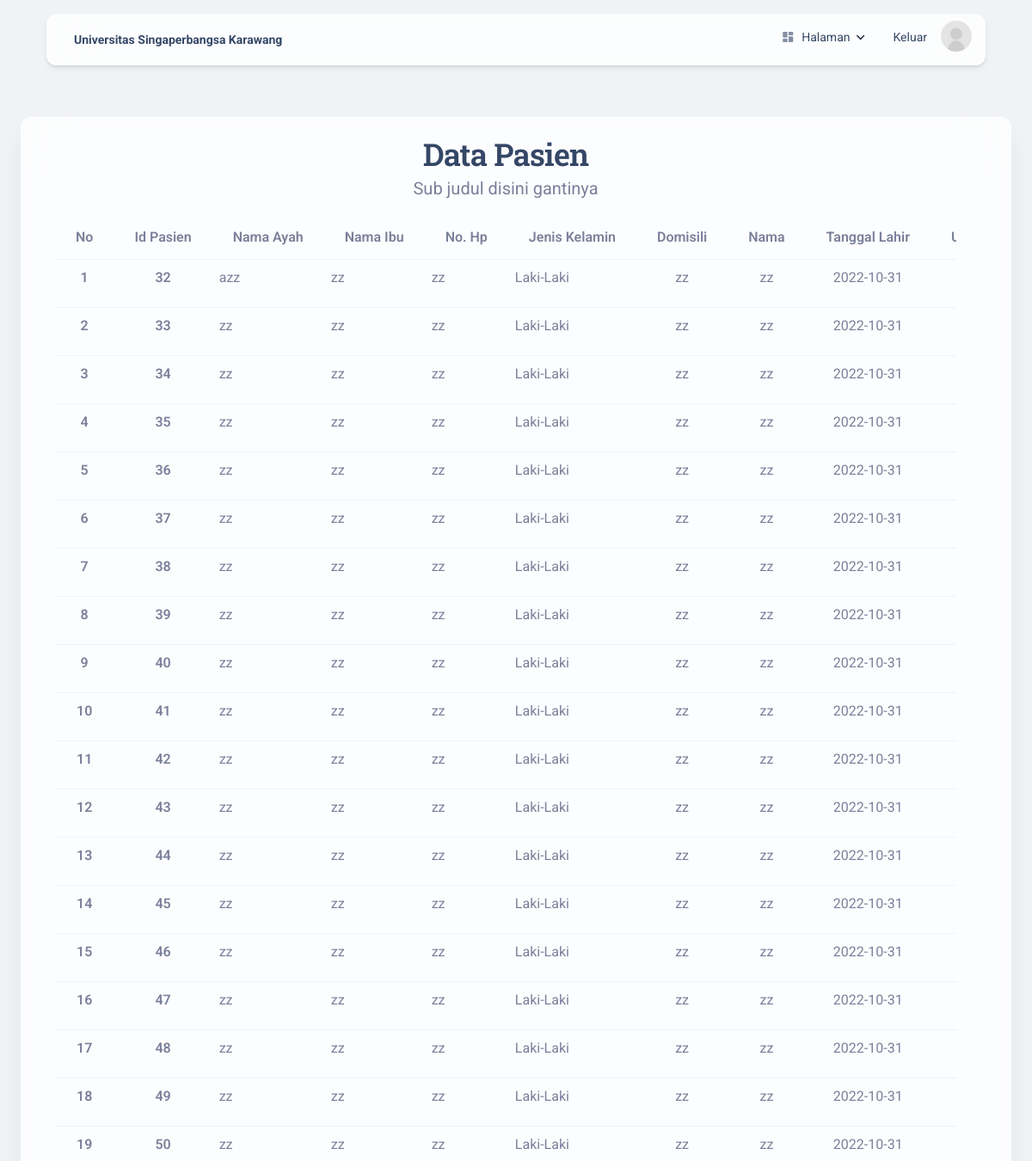
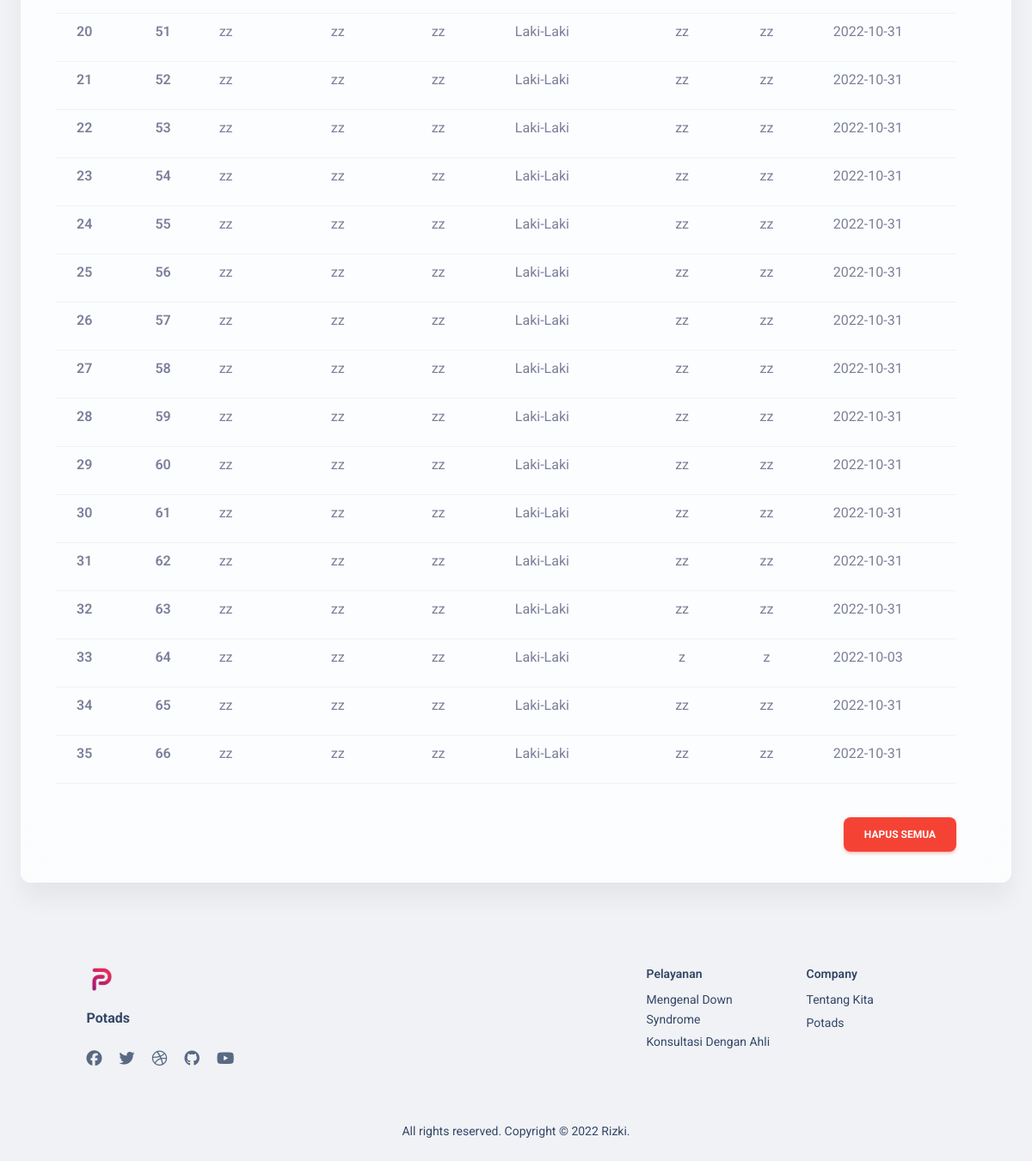
The app's page /pages/adminpasien.php (signed in) with its own data (2 pictures, top to bottom).
### tables this page shows
CREATE TABLE `pasien` (
  `id_pasien` int(11) NOT NULL,
  `nama_ayah` text DEFAULT NULL,
  `nama_ibu` text DEFAULT NULL,
  `nomor_hp` text DEFAULT NULL,
  `jenis_kelamin` text DEFAULT NULL,
  `kota_domisili` text DEFAULT NULL,
  `nama_pasien` text DEFAULT NULL,
  `tanggal_lahir` text DEFAULT NULL,
  `umur` text DEFAULT NULL
);

### pages/adminpasien.php (the view, shortened to what this page needs)
<!DOCTYPE html>
<html lang="en" itemscope itemtype="http://schema.org/WebPage">
<head>
    <link href="../assets/css/nucleo-icons.css" rel="stylesheet" />
    <link href="../assets/css/nucleo-svg.css" rel="stylesheet" />
    <link href='https://unpkg.com/boxicons@2.1.2/css/boxicons.min.css' rel='stylesheet'>
    <link id="pagestyle" href="../assets/css/material-kit.css?v=3.0.4" rel="stylesheet" />
</head>
<body class="index-page bg-gray-200">
    <?php
    include 'navbaradmin.php';
    ?>
    <div class="card card-body blur shadow-blur mx-3 mx-md-4 mt-n6">
        <section class="my-0 py-0">
            <div class="container">
                <div class="row">
                    <div class="row justify-content-center text-center my-sm-1">
                        <div class="col-lg-12">
                            <h2 class="text-dark mb-0">Data Pasien</h2>
                            <p class="lead">Sub judul disini gantinya </p>
                            <div class="table-responsive">
                                <table class="table table-hover">
                                    <thead>
                                        <tr>
                                            <th scope="col">No</th>
                                            <th scope="col">Id Pasien</th>
                                            <th scope="col">Nama Ayah</th>
                                            <th scope="col">Nama Ibu</th>
                                            <th scope="col">No. Hp</th>
                                            <th scope="col">Jenis Kelamin</th>
                                            <th scope="col">Domisili</th>
                                            <th scope="col">Nama </th>
                                            <th scope="col">Tanggal Lahir </th>
                                            <th scope="col">Umur</th>
                                        </tr>
                                    </thead>
                                    <tbody>
                                        <?php
                                        include 'koneksi.php';
                                        $no = 1;
                                        $query = mysqli_query($koneksi, "SELECT * FROM pasien") or die(mysqli_error($koneksi));
                                        foreach ($query as $data) {
                                        ?>
                                            <tr>
                                                <th class="text-center" scope="row"><?php echo $no ?></th>
                                                <th class="text-center" scope="row"><?php echo $data['id_pasien'] ?></th>
                                                <td class="text-start"><?php echo $data['nama_ayah'] ?></td>
                                                <td class="text-start"><?php echo $data['nama_ibu'] ?></td>
                                                <td class="text-start"><?php echo $data['nomor_hp'] ?></td>
                                                <td class="text-start"><?php echo $data['jenis_kelamin'] ?></td>
                                                <td class="text-center"><?php echo $data['kota_domisili'] ?></td>
                                                <td class="text-center"><?php echo $data['nama_pasien'] ?></td>
                                                <td class="text-center"><?php echo $data['tanggal_lahir'] ?></td>
                                                <td class="text-center"><?php echo $data['umur'] ?></td>
                                            </tr>
                                        <?php
                                            $no++;
                                        }
                                        ?>
                                    </tbody>
                                </table>
                            </div>
                            <div class="github-buttons">
                                <a href="./phpadminpasienhapussemua.php" class="btn btn-danger w-auto me-auto float-end mt-4">Hapus Semua</a>
                            </div>
                        </div>
                    </div>
                </div>
            </div>
        </section>
    </div>
    <footer class="footer pt-5 mt-5">
        <div class="container">
            <div class=" row">
                <div class="col-md-3 mb-4 ms-auto">
                    <div>
                        <a href="https://www.creative-tim.com/product/material-kit">
                            <img src="../assets/img/logo.png" class="mb-3 footer-logo" alt="main_logo">
                        </a>
                        <h6 class="font-weight-bolder mb-4">Potads</h6>
                    </div>
                    <div>
                        <ul class="d-flex flex-row ms-n3 nav">
                            <li class="nav-item">
                                <a class="nav-link pe-1" href="https://www.facebook.com/CreativeTim" target="_blank">
                                    <i class="fab fa-facebook text-lg opacity-8"></i>
                                </a>
                            </li>
                            <li class="nav-item">
                                <a class="nav-link pe-1" href="https://twitter.com/creativetim" target="_blank">
                                    <i class="fab fa-twitter text-lg opacity-8"></i>
                                </a>
                            </li>
                            <li class="nav-item">
                                <a class="nav-link pe-1" href="https://dribbble.com/creativetim" target="_blank">
                                    <i class="fab fa-dribbble text-lg opacity-8"></i>
                                </a>
                            </li>
                            <li class="nav-item">
                                <a class="nav-link pe-1" href="https://github.com/creativetimofficial" target="_blank">
                                    <i class="fab fa-github text-lg opacity-8"></i>
                                </a>
                            </li>
                            <li class="nav-item">
                                <a class="nav-link pe-1" href="https://www.youtube.com/channel/UCVyTG4sCw-rOvB9oHkzZD1w" target="_blank">
                                    <i class="fab fa-youtube text-lg opacity-8"></i>
                                </a>
                            </li>
                        </ul>
                    </div>
                </div>
                <div class="col-md-2 col-sm-6 col-6 mb-4 ">
                    <div>
                        <h6 class="text-sm">Pelayanan </h6>
                        <ul class="flex-column ms-n3 nav">
                            <li class="nav-item">
                                <a class="nav-link" href="../index.php#DownSyndrome">
                                    Mengenal Down Syndrome
                                </a>
                            </li>
                            <li class="nav-item">
                                <a class="nav-link" href="konsultasi.php">
                                    Konsultasi Dengan Ahli
                                </a>
                            </li>
                        </ul>
                    </div>
                </div>
                <div class="col-md-2 col-sm-6 col-6 mb-4 me-auto">
                    <div>
                        <h6 class="text-sm">Company</h6>
                        <ul class="flex-column ms-n3 nav">
                            <li class="nav-item">
                                <a class="nav-link" href="../index.php#tentangKita">
                                    Tentang Kita
                                </a>
                            </li>
                            <li class="nav-item">
                                <a class="nav-link" href="../index.php">
                                    Potads
                                </a>
                            </li>
                        </ul>
                    </div>
                </div>
                <div class="col-12">
                    <div class="text-center">
                        <p class="text-dark my-4 text-sm font-weight-normal">
                            All rights reserved. Copyright © <a href="http://keenu.epizy.com/" target="_blank"> Rizki</a>.
                        </p>
                    </div>
                </div>
            </div>
        </div>
    </footer>
</body>
</html>

### records on screen
pasien: id_pasien "32", nama_ayah "azz", nama_ibu "zz", nomor_hp "zz", jenis_kelamin "Laki-Laki", kota_domisili "zz", nama_pasien "zz", tanggal_lahir "2022-10-31"
pasien: id_pasien "33", nama_ayah "zz", nama_ibu "zz", nomor_hp "zz", jenis_kelamin "Laki-Laki", kota_domisili "zz", nama_pasien "zz", tanggal_lahir "2022-10-31"
pasien: id_pasien "34", nama_ayah "zz", nama_ibu "zz", nomor_hp "zz", jenis_kelamin "Laki-Laki", kota_domisili "zz", nama_pasien "zz", tanggal_lahir "2022-10-31"
pasien: id_pasien "35", nama_ayah "zz", nama_ibu "zz", nomor_hp "zz", jenis_kelamin "Laki-Laki", kota_domisili "zz", nama_pasien "zz", tanggal_lahir "2022-10-31"
pasien: id_pasien "36", nama_ayah "zz", nama_ibu "zz", nomor_hp "zz", jenis_kelamin "Laki-Laki", kota_domisili "zz", nama_pasien "zz", tanggal_lahir "2022-10-31"
pasien: id_pasien "37", nama_ayah "zz", nama_ibu "zz", nomor_hp "zz", jenis_kelamin "Laki-Laki", kota_domisili "zz", nama_pasien "zz", tanggal_lahir "2022-10-31"
pasien: id_pasien "38", nama_ayah "zz", nama_ibu "zz", nomor_hp "zz", jenis_kelamin "Laki-Laki", kota_domisili "zz", nama_pasien "zz", tanggal_lahir "2022-10-31"
pasien: id_pasien "39", nama_ayah "zz", nama_ibu "zz", nomor_hp "zz", jenis_kelamin "Laki-Laki", kota_domisili "zz", nama_pasien "zz", tanggal_lahir "2022-10-31"
pasien: id_pasien "40", nama_ayah "zz", nama_ibu "zz", nomor_hp "zz", jenis_kelamin "Laki-Laki", kota_domisili "zz", nama_pasien "zz", tanggal_lahir "2022-10-31"
pasien: id_pasien "41", nama_ayah "zz", nama_ibu "zz", nomor_hp "zz", jenis_kelamin "Laki-Laki", kota_domisili "zz", nama_pasien "zz", tanggal_lahir "2022-10-31"
pasien: id_pasien "42", nama_ayah "zz", nama_ibu "zz", nomor_hp "zz", jenis_kelamin "Laki-Laki", kota_domisili "zz", nama_pasien "zz", tanggal_lahir "2022-10-31"
pasien: id_pasien "43", nama_ayah "zz", nama_ibu "zz", nomor_hp "zz", jenis_kelamin "Laki-Laki", kota_domisili "zz", nama_pasien "zz", tanggal_lahir "2022-10-31"
pasien: id_pasien "44", nama_ayah "zz", nama_ibu "zz", nomor_hp "zz", jenis_kelamin "Laki-Laki", kota_domisili "zz", nama_pasien "zz", tanggal_lahir "2022-10-31"
pasien: id_pasien "45", nama_ayah "zz", nama_ibu "zz", nomor_hp "zz", jenis_kelamin "Laki-Laki", kota_domisili "zz", nama_pasien "zz", tanggal_lahir "2022-10-31"
pasien: id_pasien "46", nama_ayah "zz", nama_ibu "zz", nomor_hp "zz", jenis_kelamin "Laki-Laki", kota_domisili "zz", nama_pasien "zz", tanggal_lahir "2022-10-31"
pasien: id_pasien "47", nama_ayah "zz", nama_ibu "zz", nomor_hp "zz", jenis_kelamin "Laki-Laki", kota_domisili "zz", nama_pasien "zz", tanggal_lahir "2022-10-31"
pasien: id_pasien "48", nama_ayah "zz", nama_ibu "zz", nomor_hp "zz", jenis_kelamin "Laki-Laki", kota_domisili "zz", nama_pasien "zz", tanggal_lahir "2022-10-31"
pasien: id_pasien "49", nama_ayah "zz", nama_ibu "zz", nomor_hp "zz", jenis_kelamin "Laki-Laki", kota_domisili "zz", nama_pasien "zz", tanggal_lahir "2022-10-31"
pasien: id_pasien "50", nama_ayah "zz", nama_ibu "zz", nomor_hp "zz", jenis_kelamin "Laki-Laki", kota_domisili "zz", nama_pasien "zz", tanggal_lahir "2022-10-31"
pasien: id_pasien "51", nama_ayah "zz", nama_ibu "zz", nomor_hp "zz", jenis_kelamin "Laki-Laki", kota_domisili "zz", nama_pasien "zz", tanggal_lahir "2022-10-31"
pasien: id_pasien "52", nama_ayah "zz", nama_ibu "zz", nomor_hp "zz", jenis_kelamin "Laki-Laki", kota_domisili "zz", nama_pasien "zz", tanggal_lahir "2022-10-31"
pasien: id_pasien "53", nama_ayah "zz", nama_ibu "zz", nomor_hp "zz", jenis_kelamin "Laki-Laki", kota_domisili "zz", nama_pasien "zz", tanggal_lahir "2022-10-31"
pasien: id_pasien "54", nama_ayah "zz", nama_ibu "zz", nomor_hp "zz", jenis_kelamin "Laki-Laki", kota_domisili "zz", nama_pasien "zz", tanggal_lahir "2022-10-31"
pasien: id_pasien "55", nama_ayah "zz", nama_ibu "zz", nomor_hp "zz", jenis_kelamin "Laki-Laki", kota_domisili "zz", nama_pasien "zz", tanggal_lahir "2022-10-31"
pasien: id_pasien "56", nama_ayah "zz", nama_ibu "zz", nomor_hp "zz", jenis_kelamin "Laki-Laki", kota_domisili "zz", nama_pasien "zz", tanggal_lahir "2022-10-31"
pasien: id_pasien "57", nama_ayah "zz", nama_ibu "zz", nomor_hp "zz", jenis_kelamin "Laki-Laki", kota_domisili "zz", nama_pasien "zz", tanggal_lahir "2022-10-31"
pasien: id_pasien "58", nama_ayah "zz", nama_ibu "zz", nomor_hp "zz", jenis_kelamin "Laki-Laki", kota_domisili "zz", nama_pasien "zz", tanggal_lahir "2022-10-31"
pasien: id_pasien "59", nama_ayah "zz", nama_ibu "zz", nomor_hp "zz", jenis_kelamin "Laki-Laki", kota_domisili "zz", nama_pasien "zz", tanggal_lahir "2022-10-31"
pasien: id_pasien "60", nama_ayah "zz", nama_ibu "zz", nomor_hp "zz", jenis_kelamin "Laki-Laki", kota_domisili "zz", nama_pasien "zz", tanggal_lahir "2022-10-31"
pasien: id_pasien "61", nama_ayah "zz", nama_ibu "zz", nomor_hp "zz", jenis_kelamin "Laki-Laki", kota_domisili "zz", nama_pasien "zz", tanggal_lahir "2022-10-31"
pasien: id_pasien "62", nama_ayah "zz", nama_ibu "zz", nomor_hp "zz", jenis_kelamin "Laki-Laki", kota_domisili "zz", nama_pasien "zz", tanggal_lahir "2022-10-31"
pasien: id_pasien "63", nama_ayah "zz", nama_ibu "zz", nomor_hp "zz", jenis_kelamin "Laki-Laki", kota_domisili "zz", nama_pasien "zz", tanggal_lahir "2022-10-31"
pasien: id_pasien "64", nama_ayah "zz", nama_ibu "zz", nomor_hp "zz", jenis_kelamin "Laki-Laki", kota_domisili "z", nama_pasien "z", tanggal_lahir "2022-10-03"
pasien: id_pasien "65", nama_ayah "zz", nama_ibu "zz", nomor_hp "zz", jenis_kelamin "Laki-Laki", kota_domisili "zz", nama_pasien "zz", tanggal_lahir "2022-10-31"
pasien: id_pasien "66", nama_ayah "zz", nama_ibu "zz", nomor_hp "zz", jenis_kelamin "Laki-Laki", kota_domisili "zz", nama_pasien "zz", tanggal_lahir "2022-10-31"
